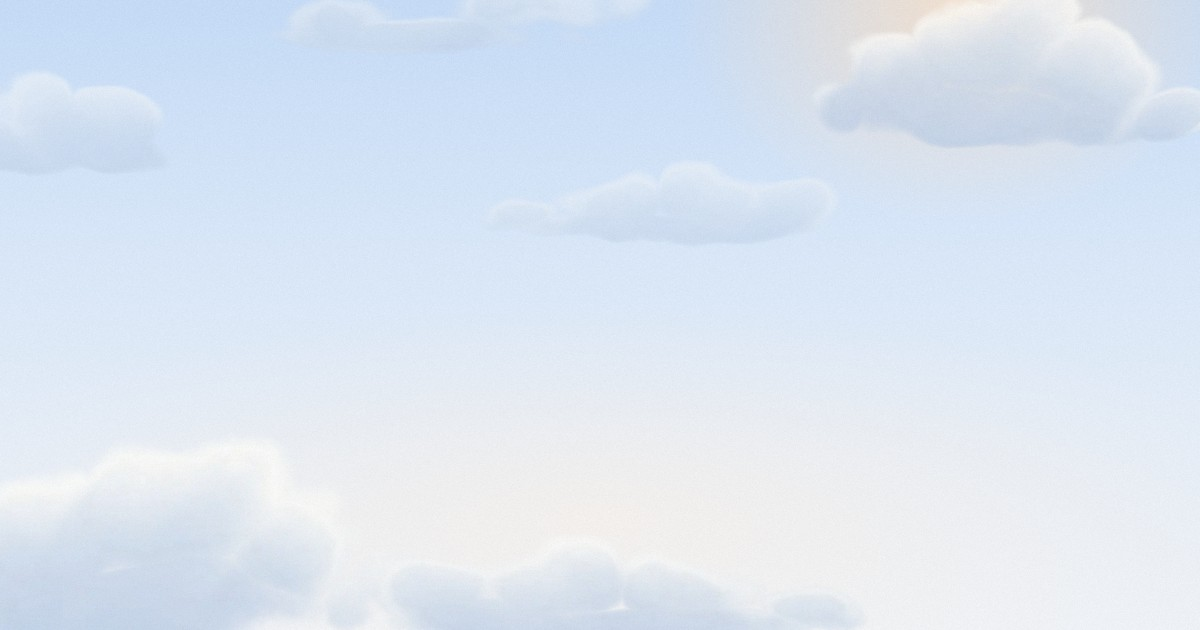
#> input picture apps/web/lib/og/assets/sky-split.jpg, 1200 x 630 px, given in place of wisp-a.webp, which was not available
$ python render.py
#> lines starting #> are read from the running program, lines starting #| are printed output that depends on the picture; after the words box and inside, x2 and y2 are one past the last pixel; in counts of white or black regions, pixels touching at a corner belong together; pictures that were not available may be replaced by others from this repository, and a replacement may not be noted
"""Bakes the painted-sky OG image backgrounds.

    python3 scripts/og-sky/render.py

Satori (next/og) can't run SVG filters, blend WebP clouds or draw film grain,
so the atmosphere is baked here once: the homepage hero sky (HeroSky.tsx
gradients + the real cloud art from public/backgrounds/clouds) and the
Instant-mode mesh used for product frames. The route composites text and UI
on top at request time. Outputs land in apps/web/lib/og/assets.
"""

from __future__ import annotations

from pathlib import Path

import numpy as np
from PIL import Image

ROOT = Path(__file__).resolve().parents[2]
WEB = ROOT / "apps" / "web"
CLOUDS = WEB / "public" / "backgrounds" / "clouds"
OUT = WEB / "lib" / "og" / "assets"

W, H = 1200, 630


def hex_rgb(value: str) -> np.ndarray:
    value = value.lstrip("#")
    return np.array([int(value[i : i + 2], 16) for i in (0, 2, 4)], dtype=np.float32) / 255.0


def grid(w: int, h: int) -> tuple[np.ndarray, np.ndarray]:
    ys, xs = np.mgrid[0:h, 0:w].astype(np.float32)
    return xs + 0.5, ys + 0.5


def over(base: np.ndarray, color: np.ndarray, alpha: np.ndarray) -> np.ndarray:
    a = alpha[..., None]
    return base * (1 - a) + color * a


def radial(w: int, h: int, rx: float, ry: float, cx: float, cy: float, stop: float) -> np.ndarray:
    xs, ys = grid(w, h)
    d = np.sqrt(((xs - cx * w) / (rx * w)) ** 2 + ((ys - cy * h) / (ry * h)) ** 2)
    t = np.clip(d / stop, 0, 1)
    return 1 - t


def vertical(w: int, h: int, stops: list[tuple[float, str]]) -> np.ndarray:
    _, ys = grid(w, h)
    t = ys / h
    pos = np.array([p for p, _ in stops], dtype=np.float32)
    cols = np.stack([hex_rgb(c) for _, c in stops])
    out = np.zeros((h, w, 3), dtype=np.float32)
    for ch in range(3):
        out[..., ch] = np.interp(t, pos, cols[:, ch])
    return out


def grain(img: np.ndarray, strength: float, seed: int) -> np.ndarray:
    rng = np.random.default_rng(seed)
    noise = rng.normal(0, 1, img.shape[:2]).astype(np.float32)
    noise = (np.floor(np.clip(noise * 40 + 128, 0, 255)) - 128) / 40
    return img + noise[..., None] * strength


def paste_cloud(img: np.ndarray, name: str, left: int, top: int, width: int, opacity: float, flip: bool = False) -> np.ndarray:
#> called with name = 'wisp-a', left = 250, top = -30, width = 420, opacity = 0.55, flip = False
    art = Image.open(CLOUDS / f"{name}.webp").convert("RGBA")
    if flip:
        art = art.transpose(Image.FLIP_LEFT_RIGHT)
    height = round(art.height * width / art.width)
#> height = 220
    art = art.resize((width, height), Image.LANCZOS)
#> art: PIL image 420x220 RGBA
    rgba = np.asarray(art, dtype=np.float32) / 255.0
    h, w = img.shape[:2]
    x0, y0 = max(left, 0), max(top, 0)
    x1, y1 = min(left + width, w), min(top + height, h)
#> x1 = 670; y1 = 190
    if x0 >= x1 or y0 >= y1:
        return img
    crop = rgba[y0 - top : y1 - top, x0 - left : x1 - left]
    region = img[y0:y1, x0:x1]
    img[y0:y1, x0:x1] = over(region, crop[..., :3], crop[..., 3] * opacity)
#> in over (call 3), `a = alpha[..., None]`: a: shape (190, 420, 1) float32; every value is 0.55
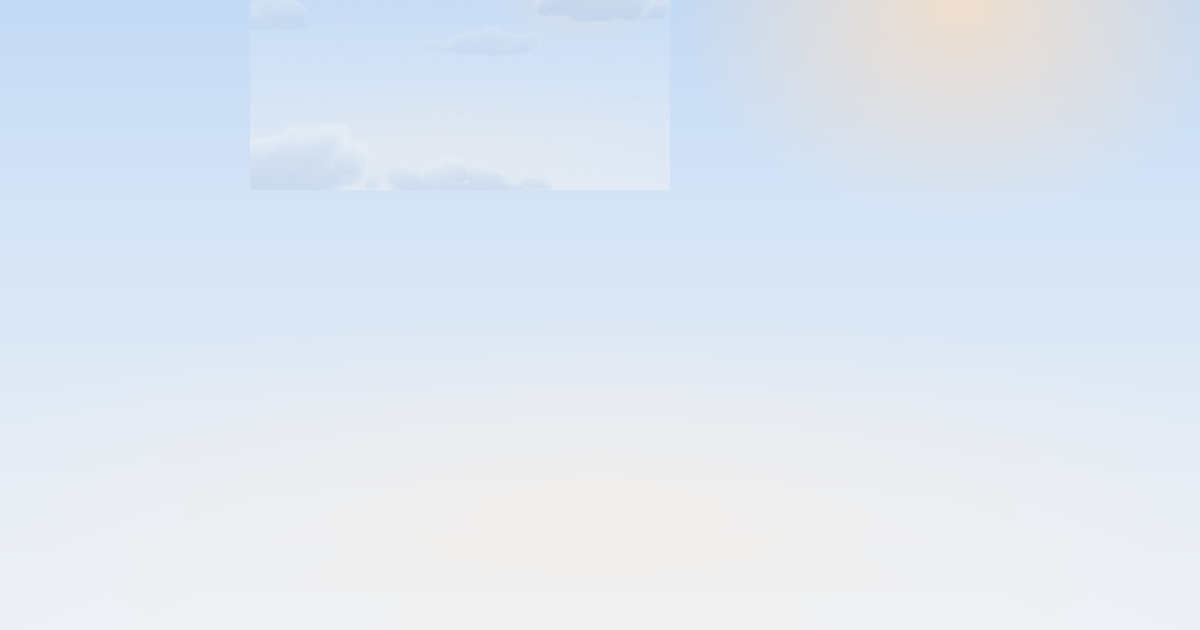
#> img: shape (630, 1200, 3) float32; mean R, G, B 0.877, 0.909, 0.949
    return img


def sky() -> np.ndarray:
    img = vertical(W, H, [(0, "#C4DAF5"), (0.36, "#D6E5F7"), (0.7, "#E4ECF6"), (1, "#EDF1F6")])
    img = over(img, hex_rgb("#FFF0E0"), radial(W, H, 0.8, 0.46, 0.5, 0.82, 0.72) * 0.45)
    img = over(img, hex_rgb("#FFE0C0"), radial(W, H, 0.34, 0.5, 0.8, 0.0, 0.7) * 0.75)
    return img


def save(img: np.ndarray, name: str, quality: int = 90) -> None:
    out = Image.fromarray((img.clip(0, 1) * 255).round().astype(np.uint8), mode="RGB")
    out.save(OUT / name, quality=quality, optimize=True, progressive=True)
    print(f"{name}: {(OUT / name).stat().st_size // 1024}KB")


def marketing_sky() -> None:
    img = sky()
    img = paste_cloud(img, "wisp-a", 250, -30, 420, 0.55)
    img = paste_cloud(img, "tuft-a", -70, 60, 250, 0.5, flip=True)
#> call 2 of paste_cloud, with name = 'tuft-a', left = -70, top = 60, width = 250, opacity = 0.5, flip = True
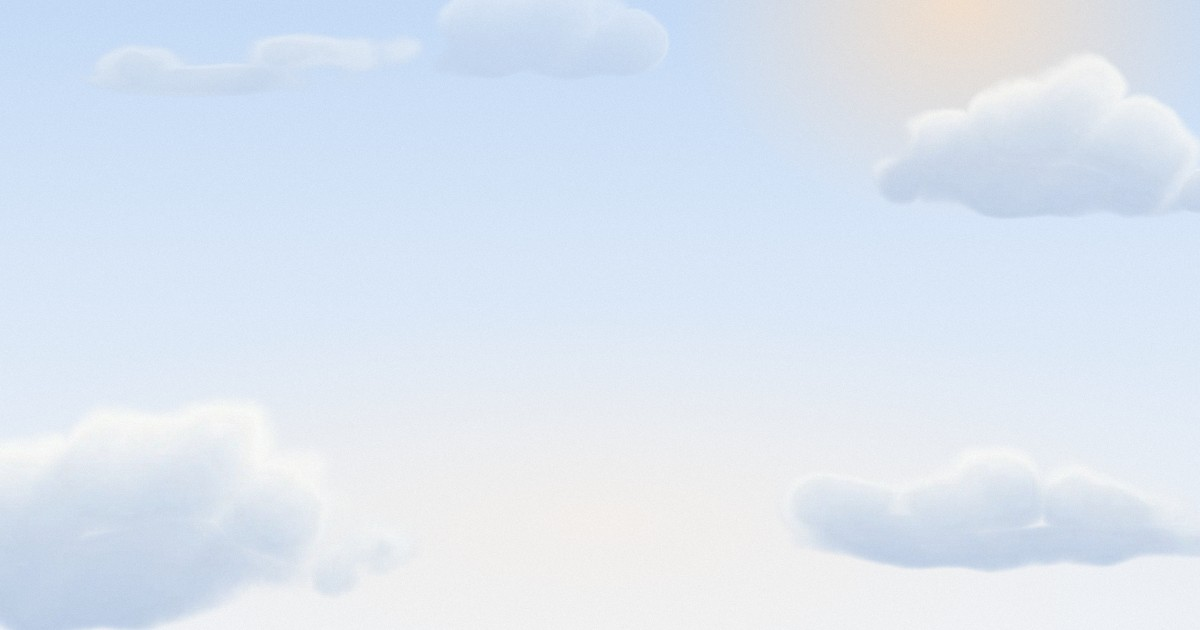
#> input picture apps/web/lib/og/assets/sky-center.jpg, 1200 x 630 px, given in place of tuft-a.webp, which was not available
#> in paste_cloud (call 2), `art = art.transpose(Image.FLIP_LEFT_RIGHT)`:
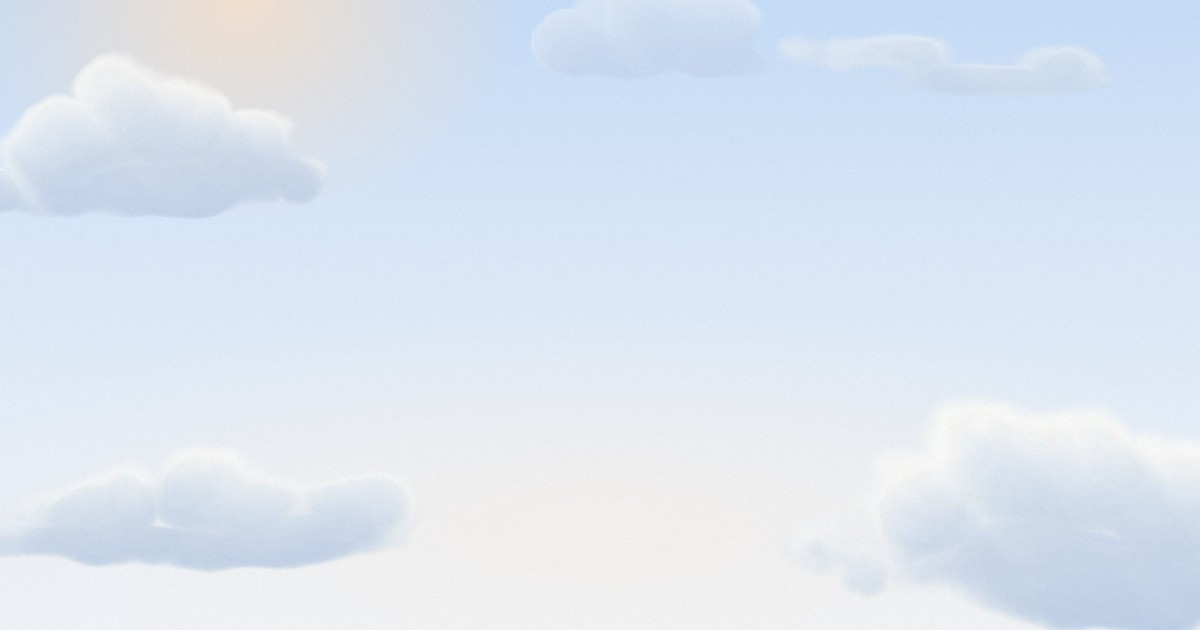
#> art: PIL image 1200x630 RGBA; mean R, G, B, A 219.9, 229.4, 241.5, 255
#> in paste_cloud (call 2), `crop = rgba[y0 - top : y1 - top, x0 - left : x1 - left]`:
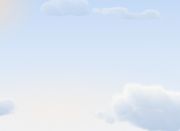
#> crop: shape (131, 180, 4) float32; mean R, G, B, A 0.86, 0.901, 0.951, 1
#> in paste_cloud (call 2), `region = img[y0:y1, x0:x1]`:
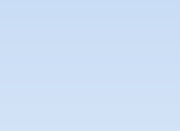
#> region: shape (131, 180, 3) float32; mean R, G, B 0.808, 0.879, 0.965
#> in over (call 4), `a = alpha[..., None]`: a: shape (131, 180, 1) float32; every value is 0.5
#> in paste_cloud (call 2), `img[y0:y1, x0:x1] = over(region, crop[..., :3], crop[..., 3] * opacity)`: img: shape (630, 1200, 3) float32; 3.12% of pixels changed, all inside (x1, y1, x2, y2) = (0, 60, 180, 191)
    img = paste_cloud(img, "cumulus-b", 800, -40, 420, 0.8)
#> call 3 of paste_cloud, with name = 'cumulus-b', left = 800, top = -40, width = 420, opacity = 0.8, flip = False
#> in paste_cloud (call 3), `crop = rgba[y0 - top : y1 - top, x0 - left : x1 - left]`:
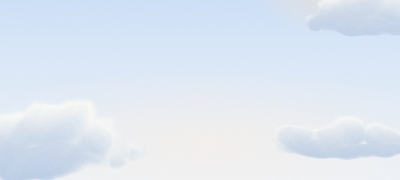
#> crop: shape (180, 400, 4) float32; mean R, G, B, A 0.87, 0.906, 0.95, 1
#> in paste_cloud (call 3), `region = img[y0:y1, x0:x1]`:
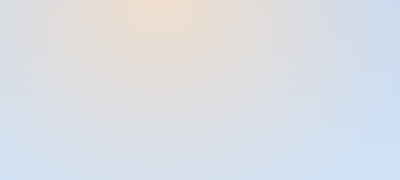
#> region: shape (180, 400, 3) float32; mean R, G, B 0.861, 0.875, 0.899
#> in over (call 5), `a = alpha[..., None]`: a: shape (180, 400, 1) float32; every value is 0.8
#> in paste_cloud (call 3), `img[y0:y1, x0:x1] = over(region, crop[..., :3], crop[..., 3] * opacity)`: img: shape (630, 1200, 3) float32; mean R, G, B 0.878, 0.912, 0.953
    img = paste_cloud(img, "bank-a", 470, 150, 380, 0.45)
    img = paste_cloud(img, "cumulus-a", -170, 420, 620, 0.9)
    img = paste_cloud(img, "bank-a", 360, 520, 520, 0.8, flip=True)
    img = grain(img, 0.006, 7)
    save(img, "sky-split.jpg")


def centered_sky() -> None:
    img = sky()
    img = paste_cloud(img, "wisp-a", 60, 20, 380, 0.6)
    img = paste_cloud(img, "cumulus-b", 860, 40, 400, 0.85)
    img = paste_cloud(img, "tuft-a", 420, -40, 260, 0.45)
    img = paste_cloud(img, "cumulus-a", -200, 380, 640, 0.95)
    img = paste_cloud(img, "bank-a", 760, 430, 560, 0.9, flip=True)
    img = grain(img, 0.006, 11)
    save(img, "sky-center.jpg")


def mesh(name: str, w: int, h: int, layers: list[tuple[float, float, float, float, str, float]], base: str) -> None:
    img = np.ones((h, w, 3), dtype=np.float32) * hex_rgb(base)
    # CSS paints the first layer on top, so composite in reverse.
    for rx, ry, cx, cy, color, stop in reversed(layers):
        img = over(img, hex_rgb(color), radial(w, h, rx, ry, cx, cy, stop))
    img = grain(img, 0.01, 3)
    save(img, name, 88)


def main() -> None:
    OUT.mkdir(parents=True, exist_ok=True)
    marketing_sky()
    centered_sky()
    mesh(
        "mesh-instant.jpg",
        720,
        640,
        [
            (0.92, 0.95, 0.06, 0.06, "#8FC1F7", 0.66),
            (0.70, 0.78, 0.96, 0.02, "#CDEBF4", 0.60),
            (0.82, 0.76, 0.92, 0.96, "#DDD7F8", 0.62),
            (0.92, 0.88, 0.24, 1.00, "#AFD6F8", 0.70),
        ],
        "#E4F0FB",
    )
    wall = Image.open(WEB / "public" / "backgrounds" / "sf.webp").convert("RGB")
    wall = wall.resize((1024, round(wall.height * 1024 / wall.width)), Image.LANCZOS)
    wall.save(OUT / "wallpaper.jpg", quality=86, optimize=True, progressive=True)
    print(f"wallpaper.jpg: {(OUT / 'wallpaper.jpg').stat().st_size // 1024}KB")


if __name__ == "__main__":
#> (the run stopped early here; a loop or call above may not have finished)
